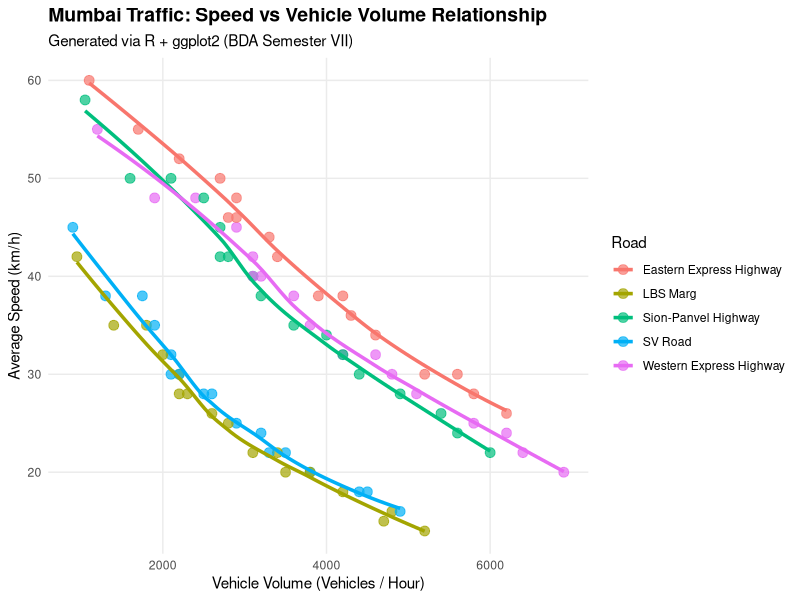

Here is the R script that generated this plot:
# ==============================================================================
# MUMBAI TRAFFIC INTELLIGENCE - R ANALYTICS MODULE
# Mumbai Traffic Data Visualization using R & ggplot2 (BDA Semester VII)
# ==============================================================================

# Load Required Libraries
if (!require("ggplot2")) install.packages("ggplot2", repos="http://cran.us.r-project.org")
if (!require("dplyr")) install.packages("dplyr", repos="http://cran.us.r-project.org")
library(ggplot2)
library(dplyr)

# Simulated Mumbai Traffic Records Dataset
traffic_data <- data.frame(
  Hour = rep(6:22, each = 5),
  Road = rep(c("Western Express Highway", "Eastern Express Highway", "LBS Marg", "SV Road", "Sion-Panvel Highway"), 17),
  Speed = c(
    55, 60, 42, 45, 58,  # 06:00 AM
    48, 52, 35, 38, 50,  # 07:00 AM
    32, 38, 22, 25, 35,  # 08:00 AM (Peak)
    25, 30, 18, 20, 28,  # 09:00 AM (Peak)
    28, 34, 20, 22, 30,  # 10:00 AM
    35, 42, 25, 28, 38,  # 11:00 AM
    42, 48, 30, 32, 45,  # 12:00 PM
    45, 50, 32, 35, 48,  # 01:00 PM
    40, 46, 28, 30, 42,  # 02:00 PM
    38, 44, 26, 28, 40,  # 03:00 PM
    32, 38, 22, 24, 34,  # 04:00 PM
    24, 30, 16, 18, 26,  # 05:00 PM (Peak)
    20, 26, 14, 16, 22,  # 06:00 PM (Peak)
    22, 28, 15, 18, 24,  # 07:00 PM
    30, 36, 20, 22, 32,  # 08:00 PM
    40, 46, 28, 30, 42,  # 09:00 PM
    48, 55, 35, 38, 50   # 10:00 PM
  ),
  Volume = c(
    1200, 1100, 950, 900, 1050,
    2400, 2200, 1800, 1750, 2100,
    4200, 3900, 3100, 2900, 3600,
    5800, 5200, 4200, 3800, 4900,
    5100, 4600, 3800, 3500, 4400,
    3800, 3400, 2800, 2600, 3200,
    3100, 2900, 2200, 2100, 2700,
    2900, 2700, 2000, 1900, 2500,
    3200, 2900, 2300, 2200, 2800,
    3600, 3300, 2600, 2500, 3100,
    4600, 4200, 3400, 3200, 4000,
    6200, 5600, 4800, 4500, 5400,
    6900, 6200, 5200, 4900, 6000,
    6400, 5800, 4700, 4400, 5600,
    4800, 4300, 3500, 3300, 4200,
    3100, 2800, 2200, 2100, 2700,
    1900, 1700, 1400, 1300, 1600
  )
)

# Plot 1: Speed vs Volume Density Scatter & Smooth Trend
p1 <- ggplot(traffic_data, aes(x = Volume, y = Speed, color = Road)) +
  geom_point(size = 3, alpha = 0.7) +
  geom_smooth(method = "loess", se = FALSE, size = 1.2) +
  theme_minimal() +
  labs(
    title = "Mumbai Traffic: Speed vs Vehicle Volume Relationship",
    subtitle = "Generated via R + ggplot2 (BDA Semester VII)",
    x = "Vehicle Volume (Vehicles / Hour)",
    y = "Average Speed (km/h)"
  ) +
  theme(
    plot.title = element_text(face = "bold", size = 14),
    panel.grid.minor = element_blank()
  )

# Output Summary
cat("--- MUMBAI TRAFFIC R ANALYTICS SUMMARY ---\n")
print(summary(traffic_data))
